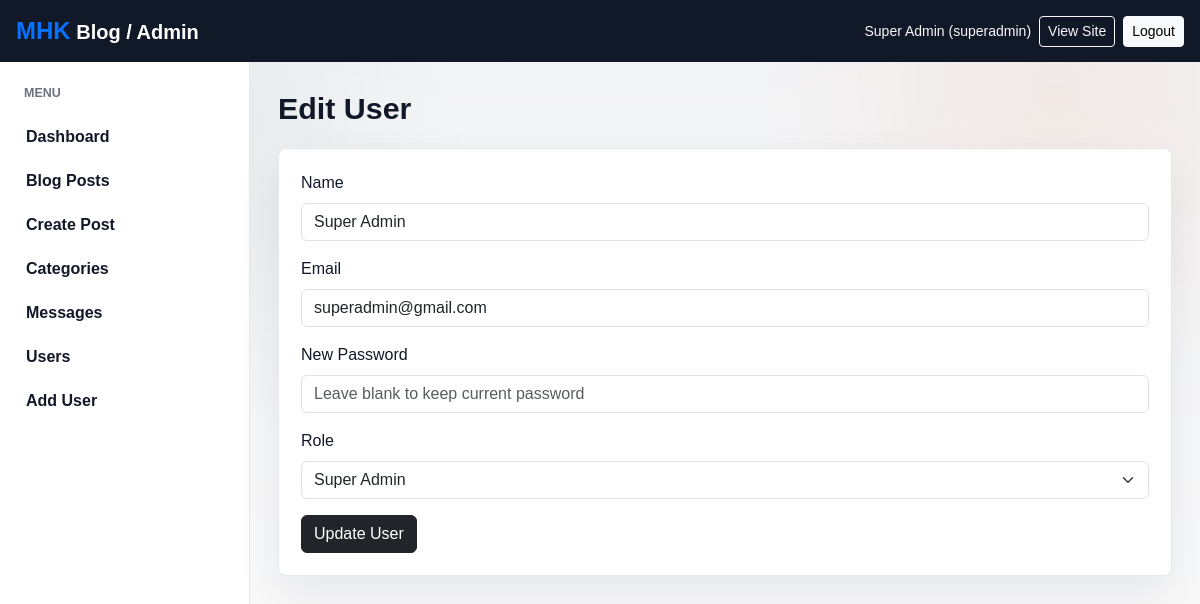
The page /admin/edit-user.php?id=1 (signed in) on the database its author committed.
### tables this page shows
CREATE TABLE IF NOT EXISTS users (
  id INT AUTO_INCREMENT PRIMARY KEY,
  name VARCHAR(100) NOT NULL,
  email VARCHAR(100) NOT NULL UNIQUE,
  password VARCHAR(255) NOT NULL,
  role ENUM('user', 'admin', 'superadmin') DEFAULT 'user',
  created_at TIMESTAMP DEFAULT CURRENT_TIMESTAMP
);

### config/functions.php (called while the page is built, shortened)
<?php
function e(?string $value): string
{
    return htmlspecialchars((string) $value, ENT_QUOTES, 'UTF-8');
}
?>

### admin/edit-user.php (the view, shortened to what this page needs)
<?php
require_once __DIR__ . '/../config/connection.php';
require_once __DIR__ . '/../config/functions.php';
$id = max(0, (int) ($_GET['id'] ?? 0));
$stmt = $conn->prepare('SELECT id, name, email, role FROM users WHERE id = ? LIMIT 1');
$stmt->bind_param('i', $id);
$stmt->execute();
$user = $stmt->get_result()->fetch_assoc();
include __DIR__ . '/../includes/head.php';
include __DIR__ . '/navbar.php';
?>
<div class="admin-layout">
    <?php include __DIR__ . '/sidebar.php'; ?>
    <main class="admin-content">
        <div class="admin-heading"><h1>Edit User</h1></div>
        <form class="content-panel" method="POST">
            <div class="mb-3"><label class="form-label">Name</label><input class="form-control" name="name" value="<?= e($user['name']); ?>" required maxlength="100"></div>
            <div class="mb-3"><label class="form-label">Email</label><input class="form-control" type="email" name="email" value="<?= e($user['email']); ?>" required maxlength="100"></div>
            <div class="mb-3"><label class="form-label">New Password</label><input class="form-control" type="password" name="password" minlength="6" placeholder="Leave blank to keep current password"></div>
            <div class="mb-3">
                <label class="form-label">Role</label>
                <select class="form-select" name="role">
                    <?php foreach ([ROLE_USER => 'User', ROLE_ADMIN => 'Admin', ROLE_SUPER => 'Super Admin'] as $value => $label): ?>
                        <option value="<?= e($value); ?>" <?= $user['role'] === $value ? 'selected' : ''; ?>><?= e($label); ?></option>
                    <?php endforeach; ?>
                </select>
            </div>
            <button class="btn btn-dark" type="submit">Update User</button>
        </form>
    </main>
</div>
<?php include __DIR__ . '/../includes/footer-script.php'; ?>

### assets/css/style.css (style rules this page uses)
:root { --ink: #111827; --muted: #6b7280; --line: #e5e7eb; --paper: #ffffff; --soft: #f5f7f2; --accent: #2f5d50; --gold: #d9a441; --coral: #d86f45; --sky: #e8f1f5; }
* { letter-spacing: 0; }
body { color: var(--ink); background: #fbfbf8; font-family: Arial, Helvetica, sans-serif; }
body::before { content: ""; position: fixed; inset: 0; pointer-events: none; background: radial-gradient(circle at 12% 18%, rgba(47, 93, 80, 0.08), transparent 26%), radial-gradient(circle at 88% 12%, rgba(216, 111, 69, 0.09), transparent 24%), linear-gradient(180deg, rgba(255, 255, 255, 0), rgba(255, 255, 255, 0.65)); z-index: -1; }
.hero-panel, .contact-form, .auth-card, .content-panel, .stat-card { background: var(--paper); border: 1px solid var(--line); border-radius: 8px; box-shadow: 0 18px 45px rgba(17, 24, 39, 0.08); }
.admin-body { background: #f3f4f6; }
.admin-layout { display: flex; min-height: calc(100vh - 56px); }
.admin-content { flex: 1; padding: 28px; min-width: 0; }
.admin-heading { display: flex; align-items: center; justify-content: space-between; gap: 16px; margin-bottom: 22px; }
.admin-heading h1 { margin: 0; font-size: 1.9rem; font-weight: 800; }
.content-panel { padding: 22px; }

### rows shown on the page
users: name "Super Admin", email "superadmin@gmail.com", role "Super Admin"

### other values the page prints
$_SESSION['user_name'] "Super Admin"
$_SESSION['user_role'] "superadmin"
